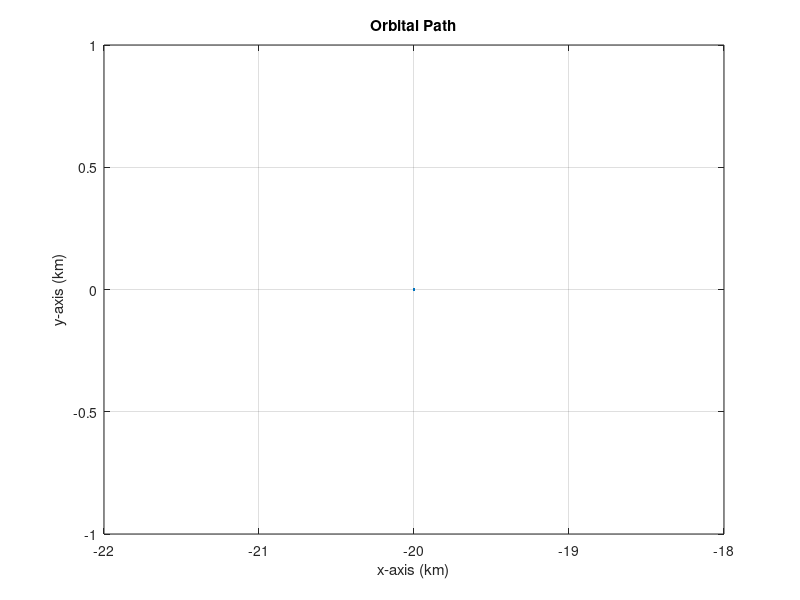

The MATLAB source for this figure: (Note: this script raises an error after producing the figure.)
%ppark
%astrodynamics

clear;clc

%-----Given-----%

mu=3.986005e5;

%-----Initial Conditions-----&

a=input('enter semi-major axis: ');
e=input('enter eccentricity: ');

%-----Using givens and equations-----%

TP=2*pi*sqrt(a^3/mu);                % Equation for time period
rp=a*(1-e);                          % Equation for position at perigee
vp=sqrt(mu*((2/rp)-(1/a)));          % Equation for velocity at perigee     

%-----Euler eqn setup-----%

h=1;
r=[rp;0];                            % Setting initial point
v=[0;vp];                            % Setting initial velocity
ac=@(mu,r) -(mu/(norm(r)^3))*r;      % Function for acceleration

if a>10000                           % Making sure that the orbit is fully closed by increasing step
    step=a*(e/4.555);                % 4.555 is an arbritary constant found through testing
else
    step=0;                          % Making it so that if a is less than 10000
end                                  % the step size is zero to ensure no more than one revolution

%-----Loop to create vectors to make points along the orbit-----%

for t=1:TP+step
   r(:,t+h)=r(:,t)+v(:,t);           % Building matrix, with each column being a point
   v(:,t+h)=v(:,t)+ac(mu,r(:,t));    % Vector matrix being built to add into "r" vector   
end
 
%-----Seperating the "r" vector to make x and y-----%

x=r(1,:);                            % First row is x-axis
y=r(2,:);                            % Second row is y-axis

%-----Plotting data-----%

figure(1);clf                       
plot(x,y); grid on; hold on          % The euler step and ode45 graphs will 
    title('Orbital Path')            % be on top of each other to compare easier
    xlabel('x-axis (km)')
    ylabel('y-axis (km)')

%-------------------------------------------------------------------------------------------------%

%-----ODE45 graph-----%

% a, e, Rp ,vp, mu, TP, will remain constant. New variables will override old
% variables or new variable names will be created

y0 = [rp; 0; 0; vp];                 % initial condition will be put into 4x1 matrix 
                                     % so ode45 can work properly
%------ODE45 setup-----%

options = odeset('MaxStep', 3);      % An option to increase the step size within the ode45 function
[t, y] = ode45(@accel, [0, TP],y0,options);     % The ode45 will take from 0 to TP where the y0 is 
                                                % added on and step size is determined
%-----Showing integration-----%

difference = y(size(y),:) - y(1,:);   % Showing integration

fprintf('dx: %16.8f m\n', difference(1));       % Printing results onto command window
fprintf('dy: %16.8f m\n', difference(2));
fprintf('dvx: %16.8f m/sec\n', difference(3));
fprintf('dvy: %16.8f m/sec\n', difference(4));

%-----Plot for ODE45-----%

plot(y(:,1), y(:,2),'r'); grid on
   legend('Euler step', 'ODE45')

%-----Derivative function-----%

function a = accel(t, y)

    mu=3.986005e5;                  % Setting variables
    r = [y(1); y(2)];
    r3 = norm(r)^3;

    g = - mu/r3 * r;                % acceleration from deriving velocity
 
    a = [y(3); y(4); g(1); g(2)];   % y(3) and y(4) are the velocity terms and first derivatives
end
